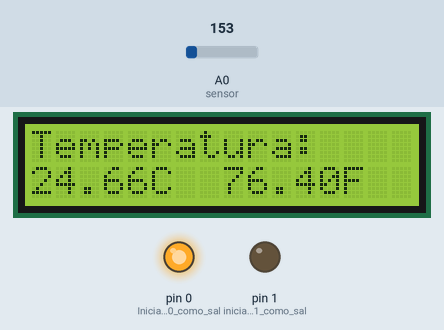
The sketch below on a simulated Arduino Uno, built with avr-gcc and run on an emulated ATmega328P. On the bench: 16×2 character LCD, output pins drawn as LEDs (lit = HIGH). Inputs (shaded band) come from the test bench; at power-on: A0 (sensor) = 153.

Above: at 3.2 s.
3.3 s: A0 (sensor) set to 168
At 4.9 s:
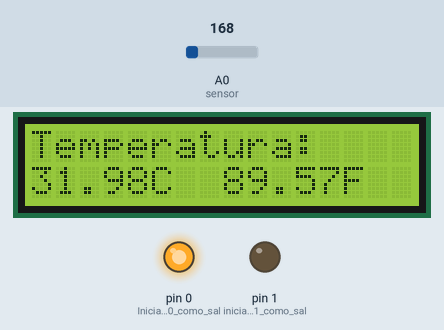
5.5 s: A0 (sensor) set to 187
At 7.0 s:
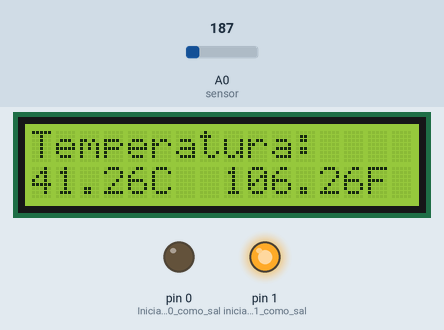
7.6 s: A0 (sensor) set to 191
At 9.0 s:
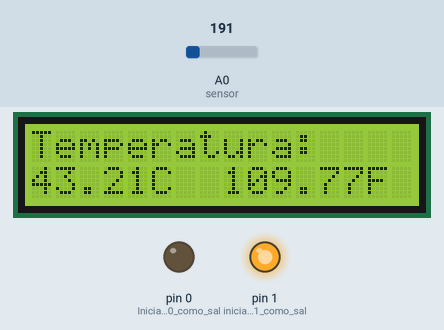
Timing chart, 0 to 10.6 s (numbered marks = the images above; inputs shaded):
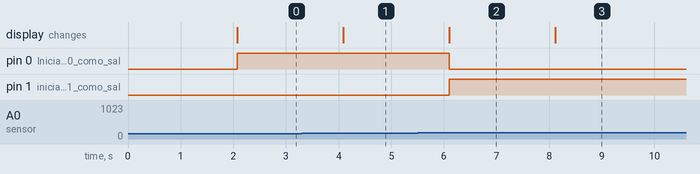

The sketch:

temperaturaTMP36.ino
```cpp
#include <LiquidCrystal.h>//Libreria de LCD
LiquidCrystal lcd(7, 6, 5, 4, 3, 2);//Pines para LCD

void setup() {
   // put your setup code here, to run once:
   pinMode(0, OUTPUT);//Inicializa pin 0 como salida
   pinMode(1, OUTPUT);//inicializa pin 1 como salida
   lcd.begin(16,2);   //Indicamos el inicio del LCD
   lcd.setCursor(0,0);//Impresion primera fila
   lcd.print("TemperaturaTMP36");//Imprimimos en pantalla
   delay(2000);//2 segundos retardo
   lcd.clear();//Limpia pantalla
}

void loop() {
   // put your main code here, to run repeatedly:
   //float ValLM35=analogRead(A0);//Lectura del sensor LM35
   float ValTMP36=analogRead(A0);//Lectura del sensor TMP36 en el pin analogo 0
   //Temperaturas TMP36
   float centigrados=ValTMP36*0.488-50;//temperatura °C
   float faren=centigrados*1.8+32;//Temperatura °F
   lcd.clear();//Limpia pantalla
   lcd.setCursor(0,0);//Seleccionamos impresion arriba
   lcd.print("Temperatura: "); //Impresión
   lcd.setCursor(0,1);//Seleccionamos impresión abajo
   lcd.print(centigrados);//Se manda a imprimir temperatura
   lcd.print("C");//Imprime unidades en LCD
   lcd.print("  ");//Impresión de espacios
   lcd.print(faren);//Se imprime en LCD la variable farenheint
   lcd.print("F");//Imprime las unidades
   if(centigrados>37){//Condicional para encender y apagar led, si es mayor a 37
      digitalWrite(0,LOW);//Apaga led verde, paso bajo
      digitalWrite(1,HIGH);//Enciende led rojo, en paso alto
    }
    else{//caso contrario
      digitalWrite(1,LOW);//Enciende led verde, paso alto
      digitalWrite(0,HIGH);//Apaga led rojo, paso bajo
      }
    delay(1000);//retardo
}
```

Measured:
- the behaviour switches between 178 and 179 on A0 (sensor) (found by bisection; images 1 and 2)
- after the input at 3.3 s, the display: changes after 0.79 s (image 1)
- after the input at 5.5 s, pin 0 (Inicializa_pin_0_como_sal): HIGH → LOW after 0.60 s; pin 1 (inicializa_pin_1_como_sal): LOW → HIGH after 0.60 s; the display: changes after 0.60 s (image 2)
- after the input at 7.6 s, the display: changes after 0.52 s (image 3)
